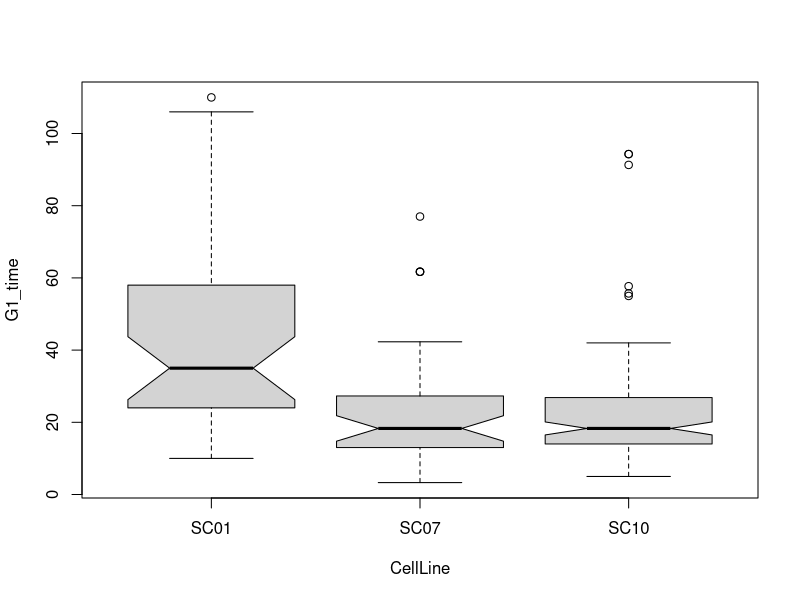
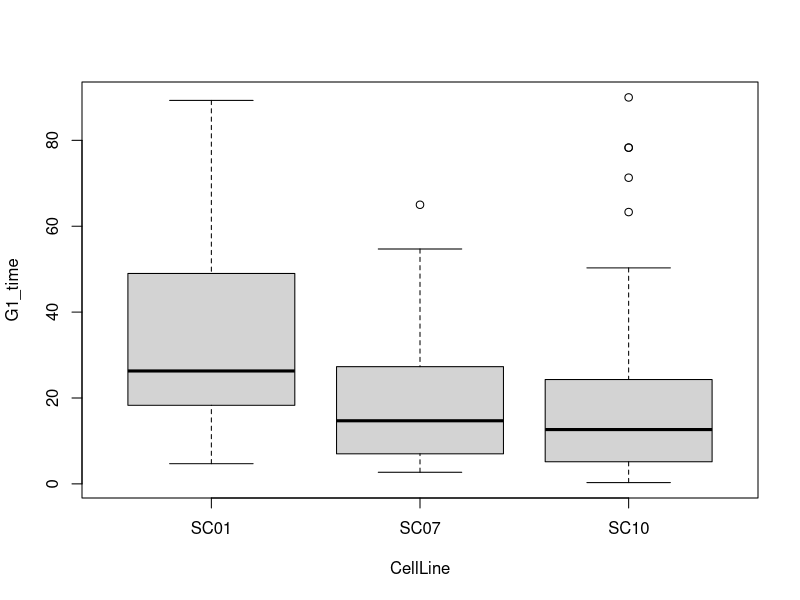
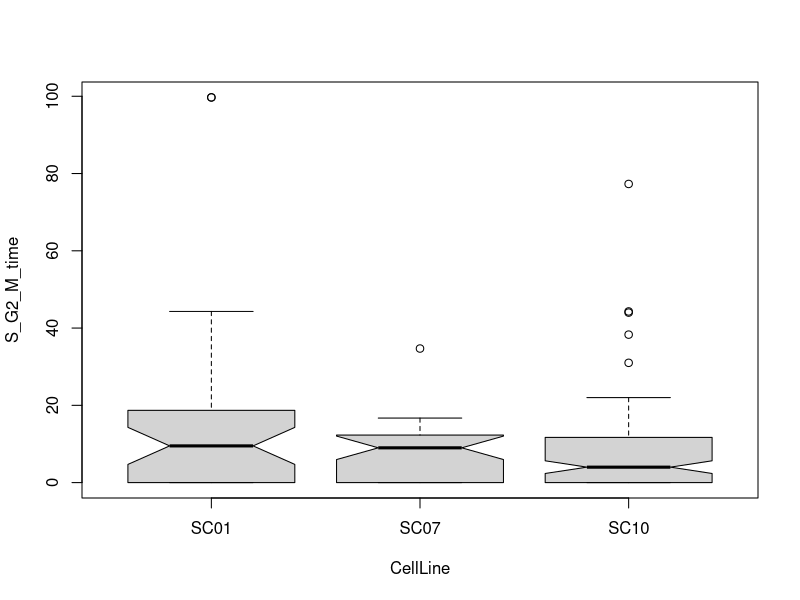
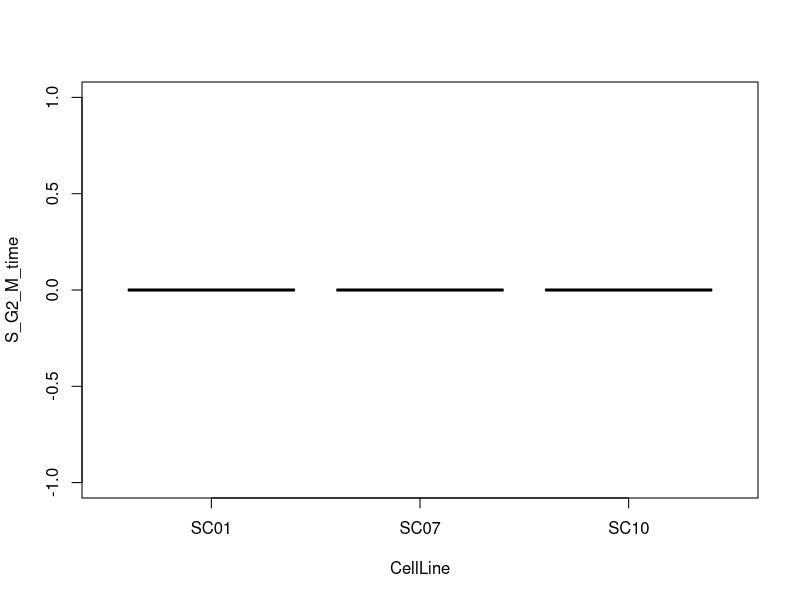

Generate these figures, in order, with R:
#=====================================================================================================
# Figure 3B: Single cell response for SKMEL5 Single-cell-derived sublines in idling phase
#=====================================================================================================
#         Population level response of Sublines to PLX4720
#         CellLines used: SC01, SC07 and SC10
#         Concentrations used: 8uM
#=====================================================================================================
#=====================================================================================================
library(gplots)
require(ggplot2)

setwd("~/Paudel_et_al_2016/SourceData") # Set the working directory;
# Set the output for plots
output <- paste0(substr(getwd(), 1, (nchar(getwd())-nchar("SourceData"))), "Figures") 
fig = "Fig3" # Which figure is this in paper?
output = paste0(output, "/", fig)

#=====================================================================================================
# Read experimental data
#=====================================================================================================
data <- read.csv("SKMEL5_Subclones_SingleCell_Response.csv", header=T, sep=",")
data <- subset(data, data$phase=="idling")
div <- subset(data, data$Died==FALSE)
deg <- subset(data, data$Died==TRUE)
# boxplot of the time spent in G1 vs S-G2-M-time by subclones
boxplot(G1_time ~ CellLine, data=div, notch=T)
boxplot(G1_time ~ CellLine, data=deg)

boxplot(S_G2_M_time ~ CellLine, data=div, notch=T)
boxplot(S_G2_M_time ~ CellLine, data=deg, outline=F)
